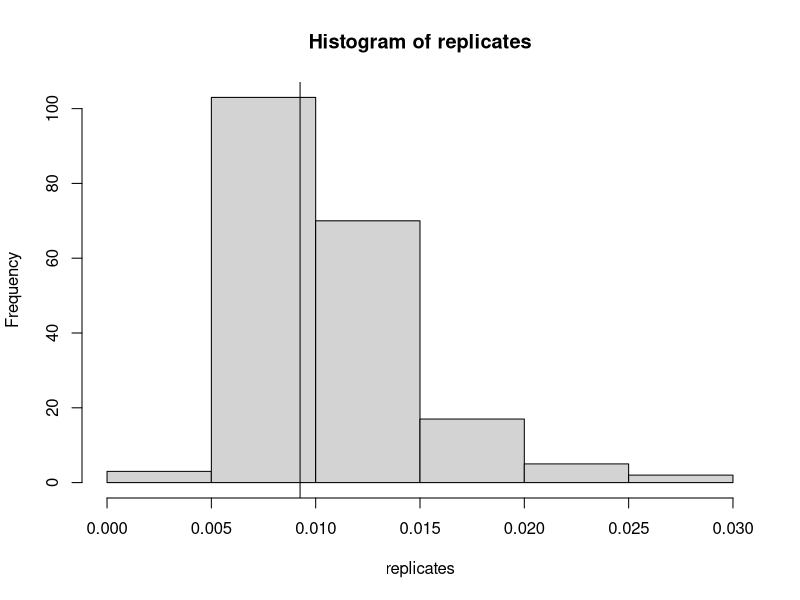

Write the R code that produced this figure.
times = c(3,5,7, 18, 43, 85, 91, 98, 100, 130, 230, 487)
B = 200
n = length(times)
replicates = numeric(B)
lambdahat = n/sum(times)
for(k in 1:B){
  i = sample(1:n, size = n, replace = TRUE)
  replicates[k] = n/sum(times[i])
}
bias = mean(replicates)-lambdahat
se = sd(replicates)
hist(replicates)
abline(v = lambdahat)
